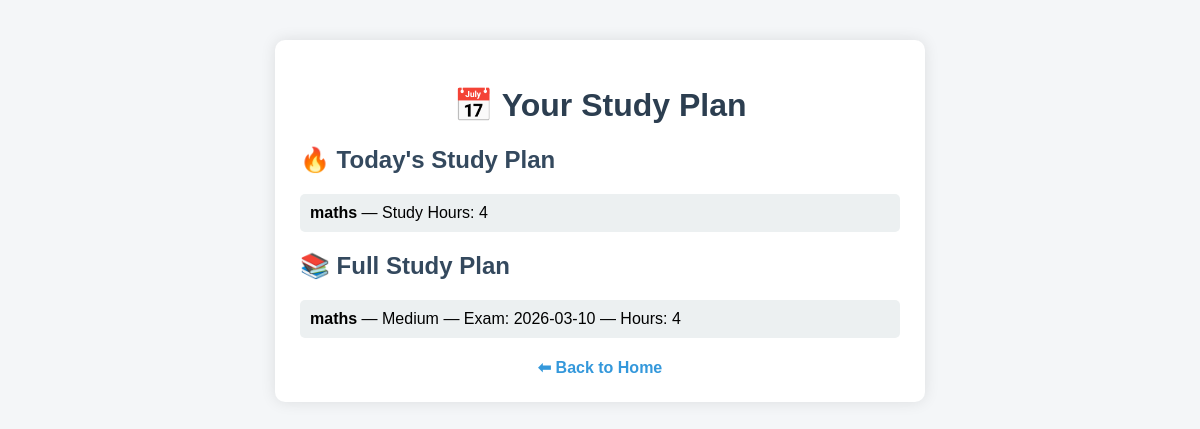
Before: /plan with the older database file.
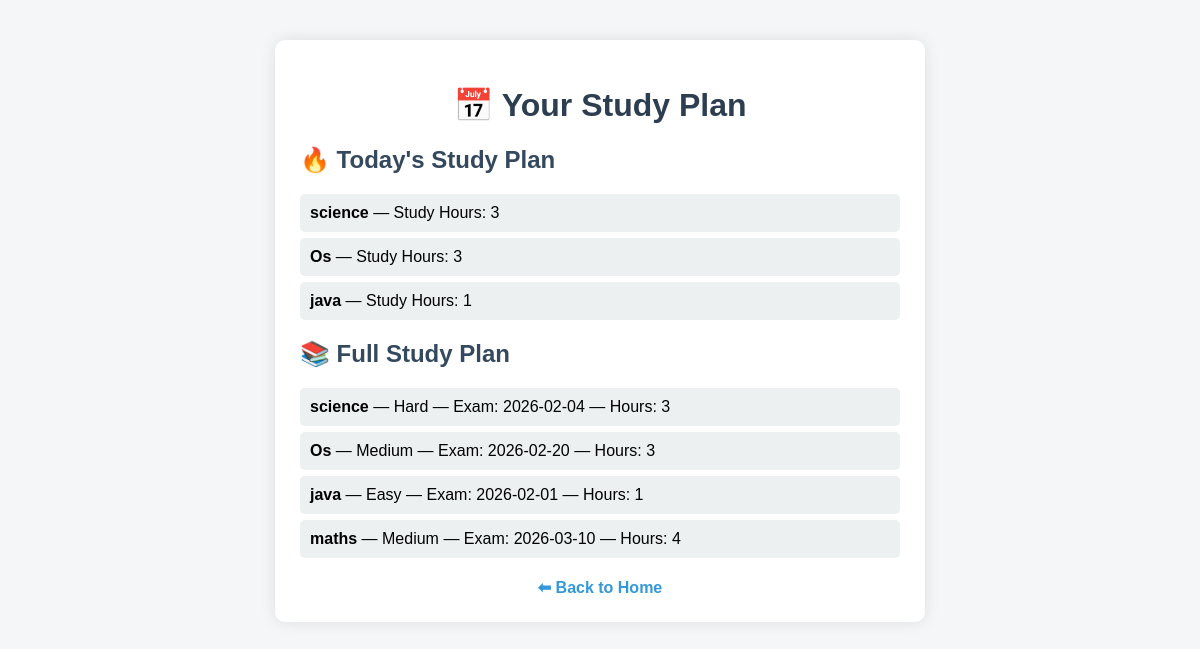
After: the same page with the newer database file.
### tables this page shows
CREATE TABLE subjects (
        id INTEGER PRIMARY KEY AUTOINCREMENT,
        name TEXT,
        difficulty TEXT,
        exam_date TEXT,
        study_hours INTEGER
    );

### app.py (the view)
@app.route('/plan')
@app.route('/plan')
def plan():
    conn = sqlite3.connect('planner.db')
    cursor = conn.cursor()
    cursor.execute("SELECT * FROM subjects")
    subjects = cursor.fetchall()
    for r in subjects:
        print(r)
    conn.close()
    from datetime import datetime
    def difficulty_score(diff):
        if diff == "Hard":
            return 3
        elif diff == "Medium":
            return 2
        else:
            return 1
    def urgency_score(date_str):
        exam_date = datetime.strptime(date_str, "%Y-%m-%d")
        days_left = (exam_date - datetime.now()).days
        if days_left <= 3:
            return 3
        elif days_left <= 7:
            return 2
        else:
            return 1
    subjects_sorted = sorted(
        subjects,
        key=lambda s: difficulty_score(s[2]) + urgency_score(s[3]),
        reverse=True
    )
    today_plan = subjects_sorted[:3]
    return render_template(
        'plan.html',
        subjects=subjects_sorted,
        today_plan=today_plan
    )

### templates/plan.html (shortened to what this page needs)
<!DOCTYPE html>
<html>
<head>
    <link rel="stylesheet" href="{{ url_for('static', filename='style.css') }}">
</head>
<body>
<div class="container">
<h1>📅 Your Study Plan</h1>
<h2>🔥 Today's Study Plan</h2>
<ul>
    {% for s in today_plan %}
        <li>
            <b>{{ s[1] }}</b> — Study Hours: {{ s[4] }}
        </li>
    {% endfor %}
</ul>
<h2>📚 Full Study Plan</h2>
<ul>
    {% for s in subjects %}
        <li>
            <b>{{ s[1] }}</b> —
            {{ s[2] }} —
            Exam: {{ s[3] }} —
            Hours: {{ s[4] }}
        </li>
    {% endfor %}
</ul>
<a href="/">⬅ Back to Home</a>
</div>
</body>
</html>

Changed rows visible on the page:
no longer on one of the page's lists (row unchanged): subjects: name "maths", study_hours "4"
added subjects: name "science", study_hours "3", difficulty "Hard", exam_date "2026-02-04"
added subjects: name "Os", study_hours "3", difficulty "Medium", exam_date "2026-02-20"
added subjects: name "java", study_hours "1", difficulty "Easy", exam_date "2026-02-01"
